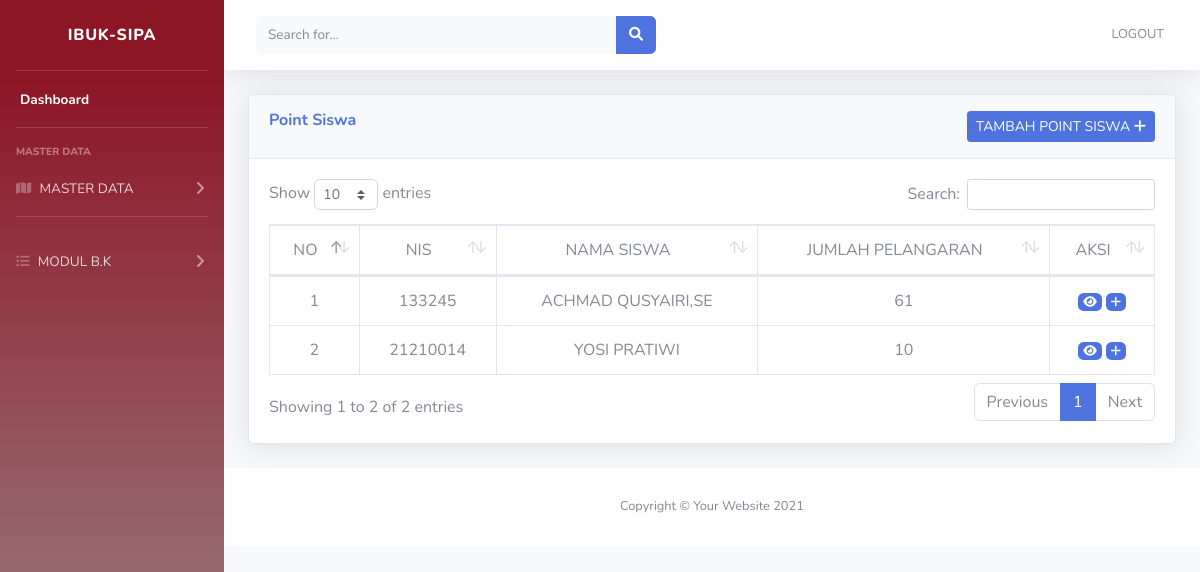
The page /index.php/pointsiswa on the database as committed earlier.
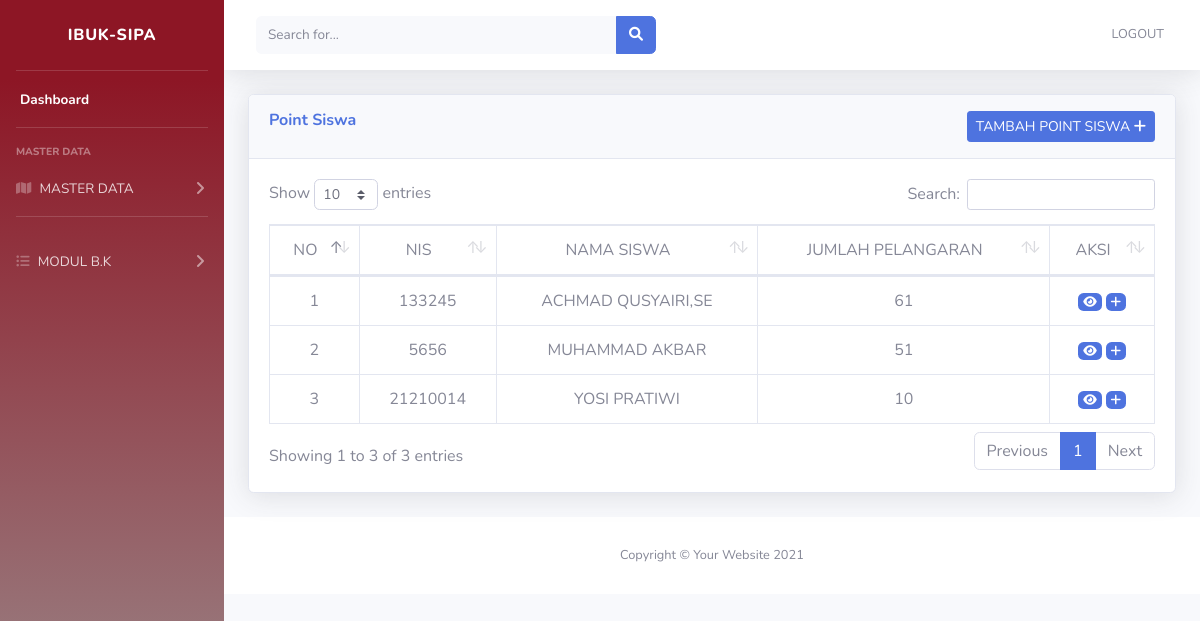
The same page on the database as committed later.
### tables this page shows
CREATE TABLE IF NOT EXISTS `tbl_point_siswa` (
  `id` int(11) NOT NULL AUTO_INCREMENT,
  `kd_siswa` int(50) NOT NULL,
  `kd_point` int(50) NOT NULL,
  `keterangan` varchar(125) NOT NULL,
  `tanggal` date DEFAULT curdate(),
  PRIMARY KEY (`id`),
  KEY `kd_siswa` (`kd_siswa`),
  KEY `kd_point` (`kd_point`),
  CONSTRAINT `FK_tbl_point_siswa_tbl_point` FOREIGN KEY (`kd_point`) REFERENCES `tbl_point` (`kd_point`) ON UPDATE CASCADE,
  CONSTRAINT `FK_tbl_point_siswa_tbl_siswa` FOREIGN KEY (`kd_siswa`) REFERENCES `tbl_siswa` (`kd_siswa`) ON UPDATE CASCADE
);

### application/controllers/pointsiswa.php (called while the page is built, shortened)
<?php
class Pointsiswa extends CI_Controller {
  public function index()
  {
    $data['tbl_point_siswa'] = $this->modelpointsiswa->SemuaData();
    $this->load->view('tamplate/header');
    $this->load->view('tamplate/sidebar');
    $this->load->view('tamplate/topbar');
    $this->load->view('point_siswa', $data);
    $this->load->view('tamplate/footer');
  }
}
?>

### index.php (called while the page is built, shortened)
<?php
require_once BASEPATH.'core/CodeIgniter.php';

### application/models/Modelpointsiswa.php (called while the page is built, shortened)
<?php
class modelpointsiswa extends CI_Model
{
	public function SemuaData()
	{
		return $this->db->get('view_point_siswa')->result_array();
	}
}

### application/views/point_siswa.php (the view)
                <div class="container-fluid">
                    <div class="card shadow mb-4">
                        <div class="card-header py-3">
                            <h6 class="m-0 font-weight-bold text-primary">Point Siswa
                            <a href="<?php echo base_url('pointsiswa/tambah_data'); ?>"
                            class="btn btn-primary btn-sm float-right">TAMBAH POINT SISWA <i class="fa fa-plus"></i></a>
                        </div>
                        <div class="card-body">
                        <div class="table-responsive">
                        <table class="table table-bordered text-center" id="dataTable" width="100%" cellspacing="0">
    <thead>
      <tr>
      <td>NO</td>
      <td>NIS</td>
      <td>NAMA SISWA</td>
      <td>JUMLAH PELANGARAN</td>
      <td>AKSI</td>
      </tr>
      </thead>
  <tbody>
    <?php
    $no=1;
    foreach ($tbl_point_siswa as $point) : ?>
    <tr>
      <td><?php echo $no++; ?></td>
      <td><?php echo $point['nis']; ?></td>
      <td><?php echo $point['nm_siswa']; ?></td>
      <td><?php echo $point['pointsiswa']; ?></td>
    <td>
    <a href="<?php echo base_url() ?>pointsiswa/detail/<?php echo $point['kd_siswa']; ?>" class="badge badge-primary"><i class="fa-solid fa-eye"></i></a>
      <a href="<?php echo base_url() ?>point/edit_data/<?php echo $point['id']; ?>" class="badge badge-primary"><i class="fa-solid fa-plus"></i></a>
    </tr>
    <?php endforeach ?>
</tbody>
</table>
</div>
</div>
</div>
</div>

Rows that differ between the two databases and show on the page:
added tbl_point_siswa: nis "5656", nm_siswa "MUHAMMAD AKBAR", pointsiswa "51"
Other text that changed with them:
text written by a page script: "Show entries Search: Showing 1 to 2 of 2 entries Previous 1 Next" → "Show entries Search: Showing 1 to 3 of 3 entries Previous 1 Next"
